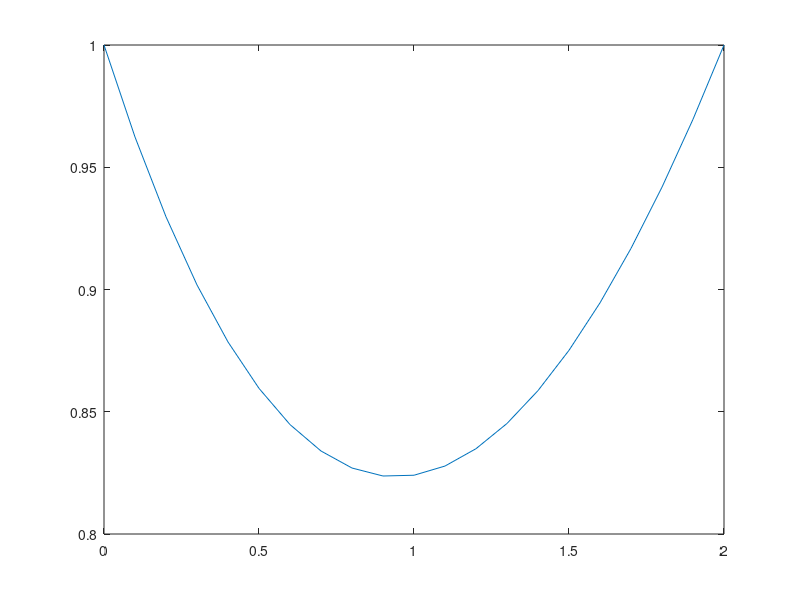

This figure's MATLAB source:

a = 0;
b=2;
alpha =1;
beta=1;
e = 10^(-6);


h =0.1;
N= (b-a)/h;
x = a:h:b;

%The non-linear function
f = @(x,y) y.^2/(x+2);

%Intial condition
y0 =ones(1,N-1);

for i=1:N-1
    if i == 1
        r_con(i) = h^2*feval(f,x(i),y0(i))-alpha;
    elseif i == N-1
        r_con(i) = h^2*feval(f,x(i),y0(i))-beta;
    else
         r_con(i) = h^2*feval(f,x(i),y0(i));
    end
end
%The R vector
r_vec = r_con';

%Setting up matrix
upperdiag  = ones(1,N-2);
subdiag  = ones(1,N-2);
maindiag = -2*ones(1,N-1);

%Matrix A
A = diag(upperdiag,-1)+diag(maindiag)+diag(subdiag,1);

for i = 1:N
    
    Y1 = A\r_vec;
   
     if norm(Y1 - y0) <= e
         break
     end
     disp(i)
     y0 = Y1;
end
y = [alpha;y0;beta];

plot(x,y)
